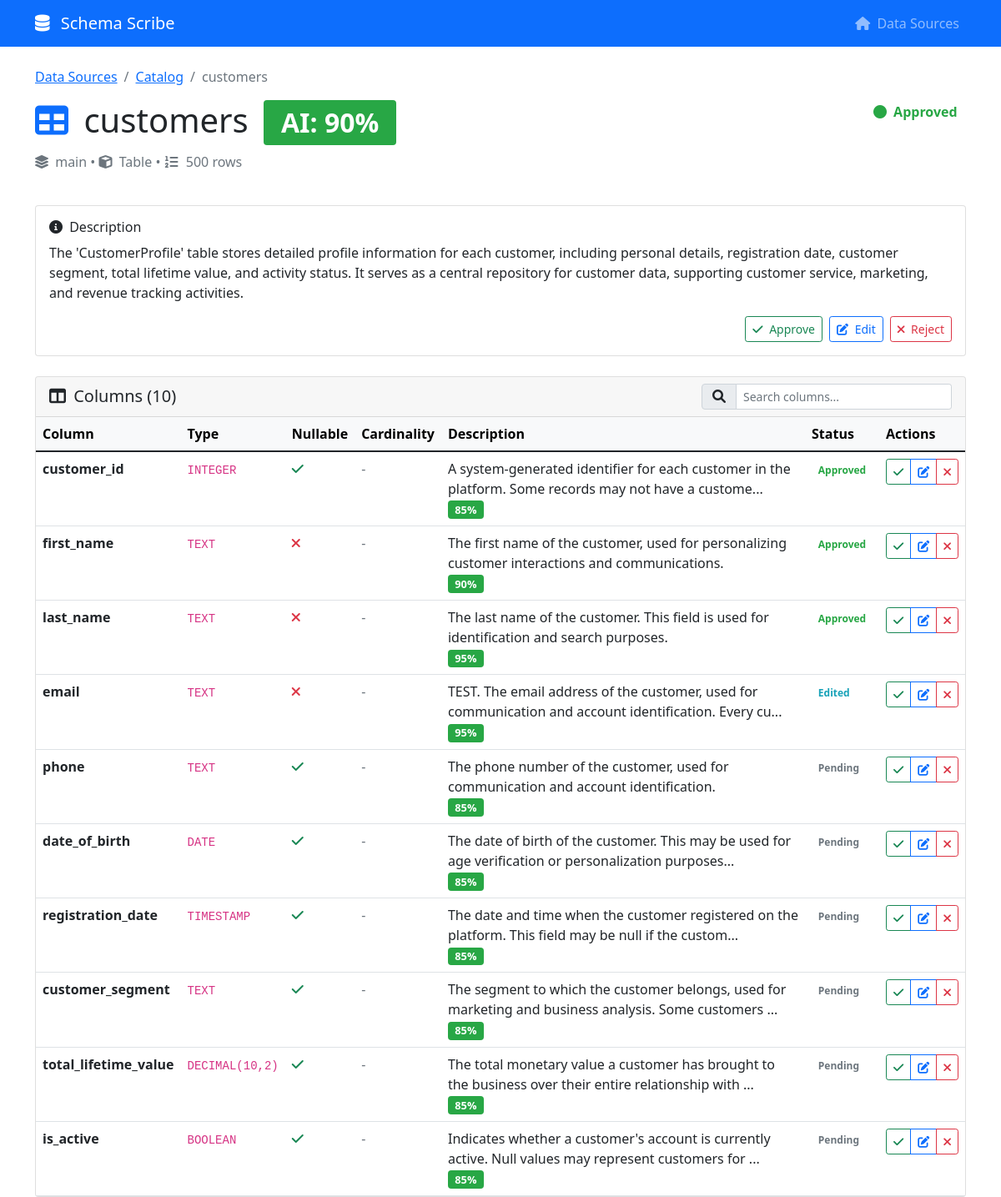
The page /table/1 on the database its author committed.
### schema_scribe/models/catalog.py (models this page shows, shortened)
class Table(Base):
    __tablename__ = "tables"
    id = SQLColumn(Integer, primary_key=True, index=True)
    data_source_id = SQLColumn(Integer, ForeignKey("data_sources.id"), nullable=False)
    schema_name = SQLColumn(String(255), nullable=False)
    table_name = SQLColumn(String(255), nullable=False, index=True)
    table_type = SQLColumn(String(50))  # table, view, materialized_view
    row_count = SQLColumn(Integer)
    size_bytes = SQLColumn(Integer)
    created_at = SQLColumn(DateTime(timezone=True), server_default=func.now())
    updated_at = SQLColumn(DateTime(timezone=True), onupdate=func.now())
    last_profiled_at = SQLColumn(DateTime(timezone=True))
    data_source = relationship("DataSource", back_populates="tables")
    columns = relationship("Column", back_populates="table", cascade="all, delete-orphan")
    ai_descriptions = relationship("AIDescription", back_populates="table", cascade="all, delete-orphan")

class Column(Base):
    __tablename__ = "columns"
    id = SQLColumn(Integer, primary_key=True, index=True)
    table_id = SQLColumn(Integer, ForeignKey("tables.id"), nullable=False)
    column_name = SQLColumn(String(255), nullable=False, index=True)
    data_type = SQLColumn(String(100), nullable=False)
    is_nullable = SQLColumn(Boolean, nullable=False)
    column_default = SQLColumn(String(255))
    character_maximum_length = SQLColumn(Integer)
    numeric_precision = SQLColumn(Integer)
    numeric_scale = SQLColumn(Integer)
    ordinal_position = SQLColumn(Integer)
    cardinality = SQLColumn(Integer)  # Number of distinct values
    null_percentage = SQLColumn(Float)
    top_values = SQLColumn(JSON)  # Top N values with counts
    min_value = SQLColumn(String(255))
    max_value = SQLColumn(String(255))
    avg_value = SQLColumn(Float)
    std_dev = SQLColumn(Float)
    is_pii = SQLColumn(Boolean, default=False)
    is_key = SQLColumn(Boolean, default=False)
    business_domain = SQLColumn(String(100))
    created_at = SQLColumn(DateTime(timezone=True), server_default=func.now())
    updated_at = SQLColumn(DateTime(timezone=True), onupdate=func.now())
    last_profiled_at = SQLColumn(DateTime(timezone=True))
    table = relationship("Table", back_populates="columns")
    ai_descriptions = relationship("AIDescription", back_populates="column", cascade="all, delete-orphan")

### schema_scribe/models/ai_content.py (models this page shows)
class AIDescription(Base):
    __tablename__ = "ai_descriptions"
    id = SQLColumn(Integer, primary_key=True, index=True)
    table_id = SQLColumn(Integer, ForeignKey("tables.id"), nullable=True)
    column_id = SQLColumn(Integer, ForeignKey("columns.id"), nullable=True)
    suggested_name = SQLColumn(String(255))  # Business-friendly name
    description = SQLColumn(Text, nullable=False)
    confidence_score = SQLColumn(Float)  # AI confidence 0-1
    context_used = SQLColumn(Text)  # What context was provided to LLM
    reasoning = SQLColumn(Text)     # LLM's chain of thought
    status = SQLColumn(Enum(ValidationStatus), default=ValidationStatus.PENDING)
    human_feedback = SQLColumn(Text)  # If edited or rejected, why?
    final_description = SQLColumn(Text)  # Human-approved final description
    suggested_business_domain = SQLColumn(String(100))
    suggested_is_pii = SQLColumn(Boolean)
    suggested_data_quality_warning = SQLColumn(Text)
    created_at = SQLColumn(DateTime(timezone=True), server_default=func.now())
    validated_at = SQLColumn(DateTime(timezone=True))
    validated_by = SQLColumn(String(255))  # User who validated
    model_used = SQLColumn(String(100))  # Which LLM model generated this
    prompt_version = SQLColumn(String(50))  # Track prompt iterations
    table = relationship("Table", back_populates="ai_descriptions")
    column = relationship("Column", back_populates="ai_descriptions")

### schema_scribe/api/main.py (the view)
@app.get("/table/{table_id}", response_class=HTMLResponse)
async def table_view(request: Request, table_id: int, db: Session = Depends(get_db)):
    catalog_manager = CatalogManager(db)
    table_details = catalog_manager.get_table_details(table_id)
    if not table_details:
        raise HTTPException(status_code=404, detail="Table not found")
    return templates.TemplateResponse("table.html", {
        "request": request,
        "table": table_details
    })

### schema_scribe/web/templates/table.html (shortened to what this page needs)
{% extends "base.html" %}
{% block content %}
<div class="row">
    <div class="col-12">
        <nav aria-label="breadcrumb">
            <ol class="breadcrumb">
                <li class="breadcrumb-item"><a href="/">Data Sources</a></li>
                <li class="breadcrumb-item"><a href="/catalog/{{ table.data_source_id }}">Catalog</a></li>
                <li class="breadcrumb-item active">{{ table.table_name }}</li>
            </ol>
        </nav>
        <div class="d-flex justify-content-between align-items-start mb-4">
            <div>
                <h1>
                    <i class="fas fa-table me-2 text-primary"></i>
                    {{ table.table_name }}
                    {% if table.ai_confidence %}
                        {% set confidence_class = "confidence-high" if table.ai_confidence > 0.8 else ("confidence-medium" if table.ai_confidence > 0.5 else "confidence-low") %}
                        <span class="badge {{ confidence_class }} confidence-badge ms-2">
                            AI: {{ "%.0f"|format(table.ai_confidence * 100) }}%
                        </span>
                    {% endif %}
                </h1>
                <p class="text-muted">
                    <i class="fas fa-layer-group me-1"></i>
                    {{ table.schema_name }} •
                    <i class="fas fa-cube me-1"></i>
                    {{ table.table_type.replace('BASE TABLE', 'Table').replace('VIEW', 'View') }}
                    {% if table.row_count %}
                        • <i class="fas fa-list-ol me-1"></i>
                        {{ "{:,}".format(table.row_count) }} rows
                    {% endif %}
                </p>
            </div>
            <div>
                <span class="badge status-{{ table.validation_status }} fs-6">
                    <i class="fas fa-circle me-1"></i>
                    {{ table.validation_status.title() }}
                </span>
            </div>
        </div>
        {% if table.description %}
        <div class="card mb-4">
            <div class="card-body">
                <h6 class="card-title">
                    <i class="fas fa-info-circle me-1"></i>
                    Description
                </h6>
                <p class="card-text">{{ table.description }}</p>
                {% if table.description_id %}
                <div class="d-flex justify-content-end">
                    <button class="btn btn-sm btn-outline-success me-2"
                            onclick="validateDescription({{ table.description_id }}, 'approve')">
                        <i class="fas fa-check me-1"></i>
                        Approve
                    </button>
                    <button class="btn btn-sm btn-outline-primary me-2"
                            onclick="editDescription({{ table.description_id }}, '{{ table.description|replace("'", "\\'") }}')">
                        <i class="fas fa-edit me-1"></i>
                        Edit
                    </button>
                    <button class="btn btn-sm btn-outline-danger"
                            onclick="validateDescription({{ table.description_id }}, 'reject')">
                        <i class="fas fa-times me-1"></i>
                        Reject
                    </button>
                </div>
                {% endif %}
            </div>
        </div>
        {% endif %}
        <div class="card">
            <div class="card-header d-flex justify-content-between align-items-center">
                <h5 class="mb-0">
                    <i class="fas fa-columns me-1"></i>
                    Columns ({{ table.columns|length }})
                </h5>
                <div class="input-group" style="max-width: 300px;">
                    <span class="input-group-text">
                        <i class="fas fa-search"></i>
                    </span>
                    <input type="text" class="form-control form-control-sm"
                           id="searchColumns" placeholder="Search columns..."
                           onkeyup="filterColumns()">
                </div>
            </div>
            <div class="card-body p-0">
                <div class="table-responsive">
                    <table class="table table-hover mb-0">
                        <thead class="table-light">
                            <tr>
                                <th>Column</th>
                                <th>Type</th>
                                <th>Nullable</th>
                                <th>Cardinality</th>
                                <th>Description</th>
                                <th>Status</th>
                                <th>Actions</th>
                            </tr>
                        </thead>
                        <tbody id="columnsTableBody">
                            {% for column in table.columns %}
                            <tr class="column-row" data-name="{{ column.name.lower() }}">
                                <td>
                                    <div class="d-flex align-items-center">
                                        <strong>{{ column.name }}</strong>
                                    </div>
                                </td>
                                <td>
                                    <code>{{ column.data_type }}</code>
                                </td>
                                <td>
                                    {% if column.is_nullable %}
                                        <span class="text-success">
                                            <i class="fas fa-check"></i>
                                        </span>
                                    {% else %}
                                        <span class="text-danger">
                                            <i class="fas fa-times"></i>
                                        </span>
                                    {% endif %}
                                </td>
                                <td>
                                    {% if column.cardinality %}
                                        {{ "{:,}".format(column.cardinality) }}
                                        {% if column.null_percentage %}
                                            <br><small class="text-muted">{{ "%.1f"|format(column.null_percentage) }}% null</small>
                                        {% endif %}
                                    {% else %}
                                        <span class="text-muted">-</span>
                                    {% endif %}
                                </td>
                                <td>
                                    {% if column.description %}
                                        <div class="description-text">
                                            {{ column.description[:100] }}{% if column.description|length > 100 %}...{% endif %}
                                        </div>
                                        {% if column.ai_confidence %}
                                            {% set confidence_class = "confidence-high" if column.ai_confidence > 0.8 else ("confidence-medium" if column.ai_confidence > 0.5 else "confidence-low") %}
                                            <small class="badge {{ confidence_class }} confidence-badge">
                                                {{ "%.0f"|format(column.ai_confidence * 100) }}%
                                            </small>
                                        {% endif %}
                                    {% else %}
                                        <span class="text-muted">
                                            <em>No description</em>
                                        </span>
                                    {% endif %}
                                </td>
                                <td>
                                    <span class="badge status-{{ column.validation_status }}">
                                        {{ column.validation_status.title() }}
                                    </span>
                                </td>
                                <td>
                                    {% if column.description and column.description_id %}
                                    <div class="btn-group btn-group-sm" role="group">
                                        <button class="btn btn-outline-success btn-sm"
                                                title="Approve" onclick="validateDescription({{ column.description_id }}, 'approve')">
                                            <i class="fas fa-check"></i>
                                        </button>
                                        <button class="btn btn-outline-primary btn-sm"
                                                title="Edit" onclick="editDescription({{ column.description_id }}, '{{ column.description|replace("'", "\\'") }}')">
                                            <i class="fas fa-edit"></i>
                                        </button>
                                        <button class="btn btn-outline-danger btn-sm"
                                                title="Reject" onclick="validateDescription({{ column.description_id }}, 'reject')">
                                            <i class="fas fa-times"></i>
                                        </button>
                                    </div>
                                    {% else %}
                                    <button class="btn btn-outline-secondary btn-sm" disabled>
                                        <i class="fas fa-robot me-1"></i>
                                        Generate
                                    </button>
                                    {% endif %}
                                </td>
                            </tr>
                            {% endfor %}
                        </tbody>
                    </table>
                </div>
            </div>
        </div>
    </div>
</div>
{% endblock %}

### schema_scribe/web/templates/base.html (style rules this page uses)
.confidence-badge { font-size: 0.8em; }
.confidence-high { background-color: #28a745; }
.status-pending { color: #6c757d; }
.status-approved { color: #28a745; }
.status-edited { color: #17a2b8; }

### rows shown on the page
Table: table_name "customers", schema_name "main", table_type.replace "Table", row_count "500"
AIDescription: table.ai_confidence*100 "90", description "The 'CustomerProfile' table stores detailed profile information for each customer, including personal details, registration date, customer segment, total lifetime value, and activity status. It serves as a central repository for customer data, supporting customer service, marketing, and revenue tracking activities."
Column: name "customer_id", data_type "INTEGER"
AIDescription: final_description "A system-generated identifier for each customer in the platform. Some records may not have a custome", column.ai_confidence*100 "85"
Column: name "first_name", data_type "TEXT"
AIDescription: final_description "The first name of the customer, used for personalizing customer interactions and communications.", column.ai_confidence*100 "90"
Column: name "last_name", data_type "TEXT"
AIDescription: final_description "The last name of the customer. This field is used for identification and search purposes.", column.ai_confidence*100 "95"
Column: name "email", data_type "TEXT"
AIDescription: final_description "TEST. The email address of the customer, used for communication and account identification. Every cu", column.ai_confidence*100 "95"
Column: name "phone", data_type "TEXT"
AIDescription: description "The phone number of the customer, used for communication and account identification.", column.ai_confidence*100 "85"
Column: name "date_of_birth", data_type "DATE"
AIDescription: description "The date of birth of the customer. This may be used for age verification or personalization purposes", column.ai_confidence*100 "85"
Column: name "registration_date", data_type "TIMESTAMP"
AIDescription: description "The date and time when the customer registered on the platform. This field may be null if the custom", column.ai_confidence*100 "85"
Column: name "customer_segment", data_type "TEXT"
AIDescription: description "The segment to which the customer belongs, used for marketing and business analysis. Some customers", column.ai_confidence*100 "85"
Column: name "total_lifetime_value", data_type "DECIMAL(10,2)"
AIDescription: description "The total monetary value a customer has brought to the business over their entire relationship with", column.ai_confidence*100 "85"
Column: name "is_active", data_type "BOOLEAN"
AIDescription: description "Indicates whether a customer's account is currently active. Null values may represent customers for", column.ai_confidence*100 "85"

### other values the page prints
{{ table.validation_status.title() }} "Approved"
{{ table.columns|length }} "10"
{{ column.validation_status.title() }} "Approved" "Approved" "Approved" "Edited" "Pending" "Pending" "Pending" "Pending" "Pending" "Pending"
